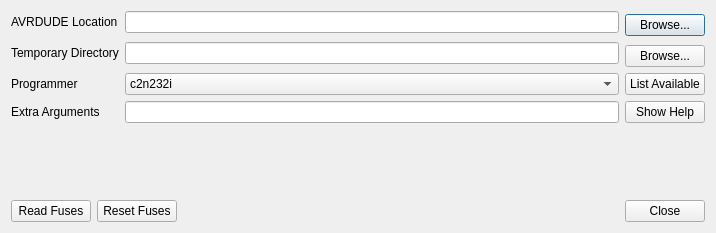
<?xml version="1.0" encoding="UTF-8"?>
<ui version="4.0">
 <class>burnConfigDialog</class>
 <widget class="QDialog" name="burnConfigDialog">
  <property name="geometry">
   <rect>
    <x>0</x>
    <y>0</y>
    <width>716</width>
    <height>233</height>
   </rect>
  </property>
  <property name="windowTitle">
   <string>AVRDUDE Configuration</string>
  </property>
  <property name="windowIcon">
   <iconset>
    <normaloff>icon.ico</normaloff>icon.ico</iconset>
  </property>
  <layout class="QGridLayout" name="gridLayout_4">
   <item row="0" column="0">
    <layout class="QGridLayout" name="gridLayout_2">
     <item row="0" column="1">
      <layout class="QGridLayout" name="gridLayout">
       <item row="0" column="0">
        <widget class="QLabel" name="label">
         <property name="text">
          <string>AVRDUDE Location</string>
         </property>
         <property name="alignment">
          <set>Qt::AlignLeading|Qt::AlignLeft|Qt::AlignVCenter</set>
         </property>
        </widget>
       </item>
       <item row="0" column="1">
        <widget class="QLineEdit" name="avrdude_location">
         <property name="toolTip">
          <string>Locatioon of AVRDUDE executable</string>
         </property>
        </widget>
       </item>
       <item row="0" column="2" rowspan="2">
        <widget class="QPushButton" name="pushButton">
         <property name="text">
          <string>Browse...</string>
         </property>
        </widget>
       </item>
       <item row="1" column="0" rowspan="2">
        <widget class="QLabel" name="label_4">
         <property name="text">
          <string>Temporary Directory</string>
         </property>
         <property name="alignment">
          <set>Qt::AlignLeading|Qt::AlignLeft|Qt::AlignVCenter</set>
         </property>
        </widget>
       </item>
       <item row="1" column="1" rowspan="2">
        <widget class="QLineEdit" name="temp_location">
         <property name="toolTip">
          <string>Stores temporary files</string>
         </property>
        </widget>
       </item>
       <item row="2" column="2">
        <widget class="QPushButton" name="pushButton_2">
         <property name="text">
          <string>Browse...</string>
         </property>
        </widget>
       </item>
       <item row="3" column="0">
        <widget class="QLabel" name="label_2">
         <property name="text">
          <string>Programmer</string>
         </property>
         <property name="alignment">
          <set>Qt::AlignLeading|Qt::AlignLeft|Qt::AlignVCenter</set>
         </property>
        </widget>
       </item>
       <item row="3" column="1">
        <widget class="QComboBox" name="avrdude_programmer">
         <item>
          <property name="text">
           <string>c2n232i</string>
          </property>
         </item>
         <item>
          <property name="text">
           <string>dasa3</string>
          </property>
         </item>
         <item>
          <property name="text">
           <string>dasa</string>
          </property>
         </item>
         <item>
          <property name="text">
           <string>siprog</string>
          </property>
         </item>
         <item>
          <property name="text">
           <string>ponyser</string>
          </property>
         </item>
         <item>
          <property name="text">
           <string>89isp</string>
          </property>
         </item>
         <item>
          <property name="text">
           <string>frank-stk200</string>
          </property>
         </item>
         <item>
          <property name="text">
           <string>blaster</string>
          </property>
         </item>
         <item>
          <property name="text">
           <string>ere-isp-avr</string>
          </property>
         </item>
         <item>
          <property name="text">
           <string>atisp</string>
          </property>
         </item>
         <item>
          <property name="text">
           <string>dapa</string>
          </property>
         </item>
         <item>
          <property name="text">
           <string>xil</string>
          </property>
         </item>
         <item>
          <property name="text">
           <string>futurlec</string>
          </property>
         </item>
         <item>
          <property name="text">
           <string>abcmini</string>
          </property>
         </item>
         <item>
          <property name="text">
           <string>picoweb</string>
          </property>
         </item>
         <item>
          <property name="text">
           <string>sp12</string>
          </property>
         </item>
         <item>
          <property name="text">
           <string>alf</string>
          </property>
         </item>
         <item>
          <property name="text">
           <string>bascom</string>
          </property>
         </item>
         <item>
          <property name="text">
           <string>dt006</string>
          </property>
         </item>
         <item>
          <property name="text">
           <string>pony-stk200</string>
          </property>
         </item>
         <item>
          <property name="text">
           <string>stk200</string>
          </property>
         </item>
         <item>
          <property name="text">
           <string>bsd</string>
          </property>
         </item>
         <item>
          <property name="text">
           <string>pavr</string>
          </property>
         </item>
         <item>
          <property name="text">
           <string>dragon_pdi</string>
          </property>
         </item>
         <item>
          <property name="text">
           <string>dragon_dw</string>
          </property>
         </item>
         <item>
          <property name="text">
           <string>dragon_hvsp</string>
          </property>
         </item>
         <item>
          <property name="text">
           <string>dragon_pp</string>
          </property>
         </item>
         <item>
          <property name="text">
           <string>dragon_isp</string>
          </property>
         </item>
         <item>
          <property name="text">
           <string>dragon_jtag</string>
          </property>
         </item>
         <item>
          <property name="text">
           <string>jtag2pdi</string>
          </property>
         </item>
         <item>
          <property name="text">
           <string>jtag2avr32</string>
          </property>
         </item>
         <item>
          <property name="text">
           <string>jtagmkII_avr32</string>
          </property>
         </item>
         <item>
          <property name="text">
           <string>jtag2dw</string>
          </property>
         </item>
         <item>
          <property name="text">
           <string>jtag2isp</string>
          </property>
         </item>
         <item>
          <property name="text">
           <string>jtag2</string>
          </property>
         </item>
         <item>
          <property name="text">
           <string>jtag2fast</string>
          </property>
         </item>
         <item>
          <property name="text">
           <string>jtag2slow</string>
          </property>
         </item>
         <item>
          <property name="text">
           <string>jtagmkII</string>
          </property>
         </item>
         <item>
          <property name="text">
           <string>jtag1slow</string>
          </property>
         </item>
         <item>
          <property name="text">
           <string>jtag1</string>
          </property>
         </item>
         <item>
          <property name="text">
           <string>jtagmkI</string>
          </property>
         </item>
         <item>
          <property name="text">
           <string>avr911</string>
          </property>
         </item>
         <item>
          <property name="text">
           <string>avr109</string>
          </property>
         </item>
         <item>
          <property name="text">
           <string>butterfly</string>
          </property>
         </item>
         <item>
          <property name="text">
           <string>usbtiny</string>
          </property>
         </item>
         <item>
          <property name="text">
           <string>usbasp</string>
          </property>
         </item>
         <item>
          <property name="text">
           <string>avr910</string>
          </property>
         </item>
         <item>
          <property name="text">
           <string>stk600hvsp</string>
          </property>
         </item>
         <item>
          <property name="text">
           <string>stk600pp</string>
          </property>
         </item>
         <item>
          <property name="text">
           <string>stk600</string>
          </property>
         </item>
         <item>
          <property name="text">
           <string>stk500hvsp</string>
          </property>
         </item>
         <item>
          <property name="text">
           <string>stk500pp</string>
          </property>
         </item>
         <item>
          <property name="text">
           <string>stk500v2</string>
          </property>
         </item>
         <item>
          <property name="text">
           <string>mib510</string>
          </property>
         </item>
         <item>
          <property name="text">
           <string>stk500v1</string>
          </property>
         </item>
         <item>
          <property name="text">
           <string>stk500</string>
          </property>
         </item>
         <item>
          <property name="text">
           <string>buspirate</string>
          </property>
         </item>
         <item>
          <property name="text">
           <string>avrisp2</string>
          </property>
         </item>
         <item>
          <property name="text">
           <string>avrispmkII</string>
          </property>
         </item>
         <item>
          <property name="text">
           <string>avrispv2</string>
          </property>
         </item>
         <item>
          <property name="text">
           <string>avrisp</string>
          </property>
         </item>
         <item>
          <property name="text">
           <string>arduino</string>
          </property>
         </item>
        </widget>
       </item>
       <item row="3" column="2">
        <widget class="QPushButton" name="pushButton_3">
         <property name="text">
          <string>List Available</string>
         </property>
        </widget>
       </item>
       <item row="4" column="1">
        <widget class="QLineEdit" name="avrArgs">
         <property name="toolTip">
          <string>Extra arguments that will be passed to AVRDUDE on every call</string>
         </property>
        </widget>
       </item>
       <item row="4" column="0">
        <widget class="QLabel" name="label_3">
         <property name="text">
          <string>Extra Arguments</string>
         </property>
         <property name="alignment">
          <set>Qt::AlignLeading|Qt::AlignLeft|Qt::AlignVCenter</set>
         </property>
        </widget>
       </item>
       <item row="4" column="2">
        <widget class="QPushButton" name="pushButton_4">
         <property name="text">
          <string>Show Help</string>
         </property>
        </widget>
       </item>
      </layout>
     </item>
    </layout>
   </item>
   <item row="2" column="0">
    <layout class="QGridLayout" name="gridLayout_3">
     <item row="0" column="1">
      <widget class="QPushButton" name="resetFuses">
       <property name="text">
        <string>Reset Fuses</string>
       </property>
      </widget>
     </item>
     <item row="0" column="2">
      <widget class="QDialogButtonBox" name="buttonBox">
       <property name="orientation">
        <enum>Qt::Horizontal</enum>
       </property>
       <property name="standardButtons">
        <set>QDialogButtonBox::Close</set>
       </property>
      </widget>
     </item>
     <item row="0" column="0">
      <widget class="QPushButton" name="readFuses">
       <property name="text">
        <string>Read Fuses</string>
       </property>
      </widget>
     </item>
    </layout>
   </item>
   <item row="1" column="0">
    <spacer name="verticalSpacer">
     <property name="orientation">
      <enum>Qt::Vertical</enum>
     </property>
     <property name="sizeHint" stdset="0">
      <size>
       <width>20</width>
       <height>40</height>
      </size>
     </property>
    </spacer>
   </item>
  </layout>
 </widget>
 <resources/>
 <connections>
  <connection>
   <sender>buttonBox</sender>
   <signal>rejected()</signal>
   <receiver>burnConfigDialog</receiver>
   <slot>reject()</slot>
   <hints>
    <hint type="sourcelabel">
     <x>316</x>
     <y>260</y>
    </hint>
    <hint type="destinationlabel">
     <x>286</x>
     <y>274</y>
    </hint>
   </hints>
  </connection>
  <connection>
   <sender>buttonBox</sender>
   <signal>accepted()</signal>
   <receiver>burnConfigDialog</receiver>
   <slot>accept()</slot>
   <hints>
    <hint type="sourcelabel">
     <x>248</x>
     <y>254</y>
    </hint>
    <hint type="destinationlabel">
     <x>157</x>
     <y>274</y>
    </hint>
   </hints>
  </connection>
 </connections>
</ui>
